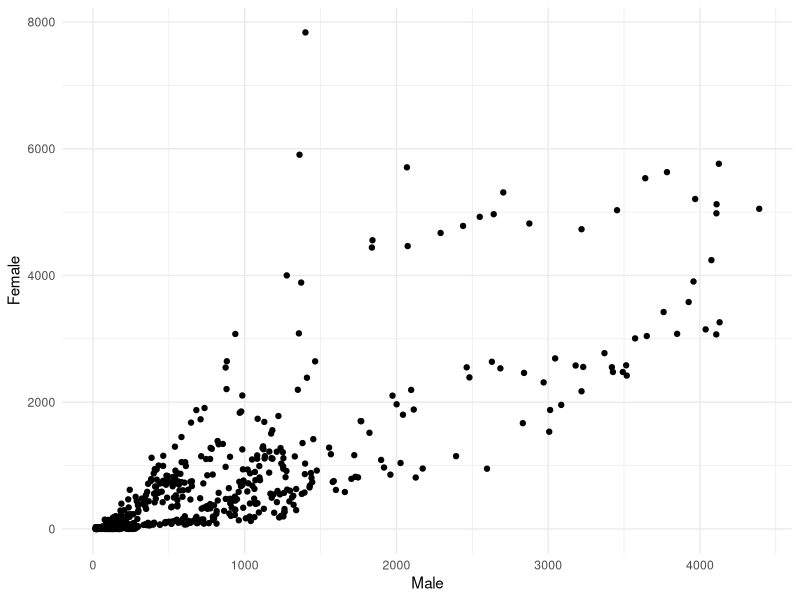

The R script that drew this image:
# Run the code below to set up the data
# Change the plot to use a facet_wrap by name

# Bonus: Reverse the order of the names in the facets

library(tidyverse)
# Load and reshape data
unisex_data <- read_csv("data/unisex.csv")
unisex_data <- unisex_data %>%
  select(-prop) %>%
  spread(sex, n, fill=0)
unisex_data

# make a scatterplot: add theme elements
ggplot(unisex_data, aes(x=Male, y=Female)) + 
  geom_point() +
  theme_minimal() 


# Bonus: 
